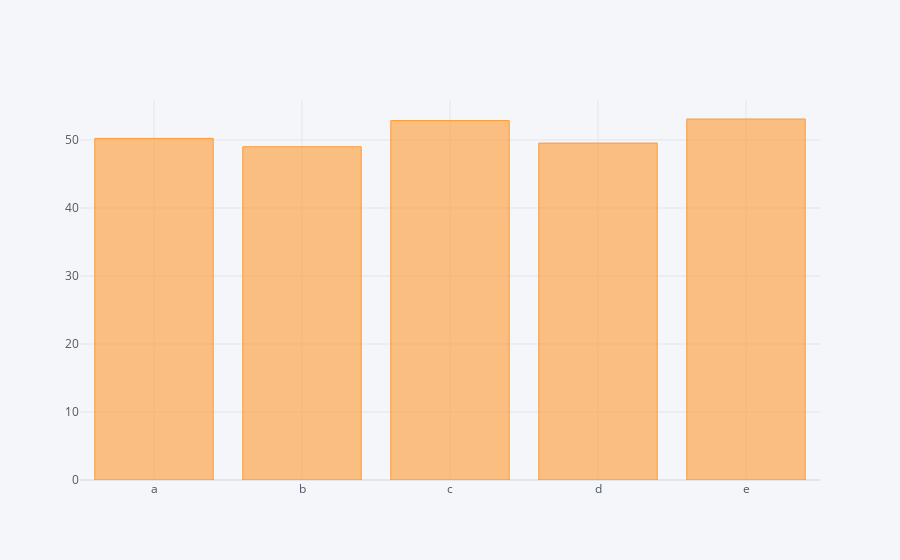

The notebook cell saved with this chart:
### Code cell
df.sum().iplot(kind='bar')
df.count().iplot(kind='bar')

### Figure 1 — Plotly figure (JSON) as saved in the notebook; plotly's stock layout.template omitted (floating-point values rounded to 4 significant figures)
{"data": [{"marker": {"color": "rgba(255, 153, 51, 0.6)", "line": {"color": "rgba(255, 153, 51, 1.0)", "width": 1}}, "name": "None", "orientation": "v", "text": "", "type": "bar", "x": ["a", "b", "c", "d", "e"], "y": [50.23, 49.0, 52.85, 49.54, 53.09]}], "layout": {"legend": {"bgcolor": "#F5F6F9", "font": {"color": "#4D5663"}}, "paper_bgcolor": "#F5F6F9", "plot_bgcolor": "#F5F6F9", "title": {"font": {"color": "#4D5663"}}, "xaxis": {"gridcolor": "#E1E5ED", "showgrid": true, "tickfont": {"color": "#4D5663"}, "title": {"font": {"color": "#4D5663"}, "text": ""}, "zerolinecolor": "#E1E5ED"}, "yaxis": {"gridcolor": "#E1E5ED", "showgrid": true, "tickfont": {"color": "#4D5663"}, "title": {"font": {"color": "#4D5663"}, "text": ""}, "zerolinecolor": "#E1E5ED"}}}
